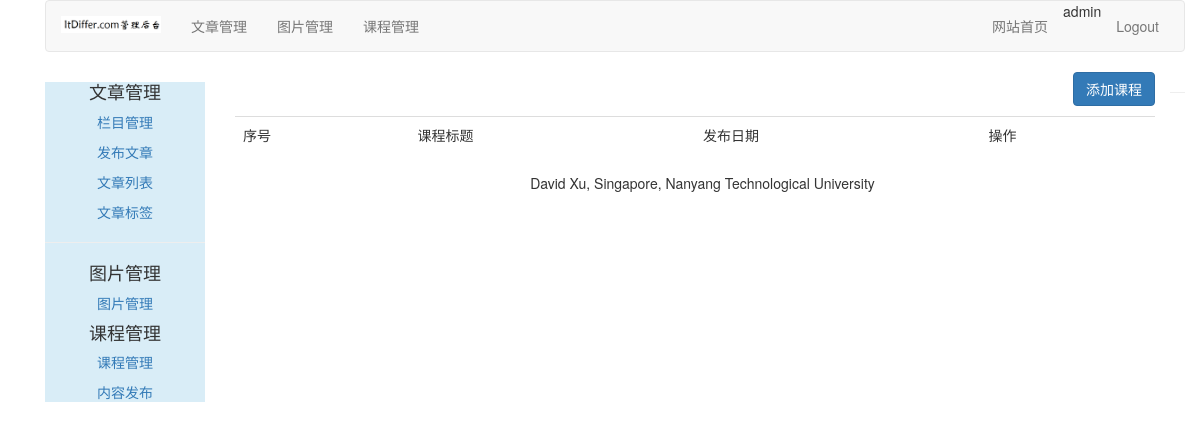
/course/manage-course/ (signed in), run on an earlier commit of the app's database.
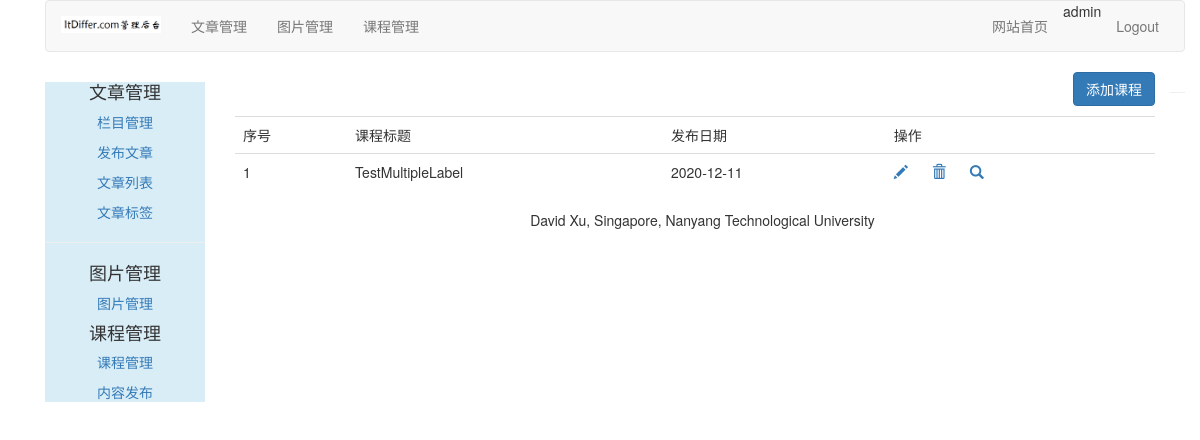
And on a later commit of the database.
### course/models.py (models this page shows, shortened)
class Course(models.Model):
    user = models.ForeignKey(User, on_delete=models.CASCADE, related_name="courses_user")
    title = models.CharField(max_length=200)
    slug = models.SlugField(max_length=200, unique=True)
    overview = models.TextField()
    created = models.DateTimeField(auto_now_add=True)
    student = models.ManyToManyField(User, related_name="courses_joined", blank=True)
    class Meta:
        ordering = ('-created',)

### course/views.py (the view)
# urls.py: path('manage-course/', ManageCourseListView.as_view(), name="manage_course"),
class ManageCourseListView(UserCourseMixin, ListView):
    context_object_name = "courses"
    template_name = "course/manage/manage_course_list.html"

### course/views.py (called while the page is built)
    def get_queryset(self):
        qs = super(UserMixin, self).get_queryset()
        return qs.filter(user=self.request.user)

### templates/course/manage/manage_course_list.html (shortened to what this page needs)
{% extends "article/base.html" %}
{% block content %}
    <div>
        <div class="text-right">
            <a href="{% url 'course:create_course' %}">
                <button type="button" class="btn btn-primary">添加课程</button>
            </a>
        </div>
        <table class="table table-hover" style="margin-top: 10px">
            <tr>
                <td>序号</td>
                <td>课程标题</td>
                <td>发布日期</td>
                <td>操作</td>
            </tr>
            {% for course in courses %}
                <tr id="{{ forloop.counter }}">
                    <td>{{ forloop.counter }}</td>
                    <td>{{ course.title }}</td>
                    <td>{{ course.created|date:"Y-m-d" }}</td>
                    <td>
                        <a name="edit" href="#"><span class="glyphicon glyphicon-pencil"></span></a>
                        <a name="delete" href="{% url 'course:delete_course' course.id %}"><span
                                class="glyphicon glyphicon-trash"
                                style="margin-left: 20px"></span></a>
                        <a href="{% url 'course:list_lessons' course.id %}"><span
                                class="glyphicon glyphicon-search" style="margin-left: 20px"></span></a>
                    </td>
                </tr>
            {% endfor %}
        </table>
    </div>
{% endblock %}

What changed in the data, as far as the page shows it:
added Course: title "TestMultipleLabel", created "2020-12-11"
